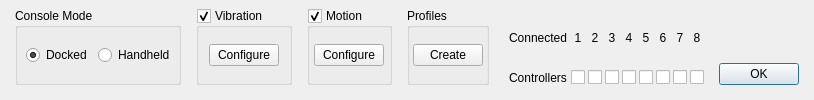
       <widget class="QWidget" name="bottomControllerApplet" native="true">
        <layout class="QHBoxLayout" name="horizontalLayout_6">
         <property name="spacing">
          <number>15</number>
         </property>
         <property name="leftMargin">
          <number>15</number>
         </property>
         <property name="topMargin">
          <number>8</number>
         </property>
         <property name="rightMargin">
          <number>15</number>
         </property>
         <property name="bottomMargin">
          <number>15</number>
         </property>
         <item>
          <widget class="QGroupBox" name="handheldGroup">
           <property name="maximumSize">
            <size>
             <width>16777215</width>
             <height>16777215</height>
            </size>
           </property>
           <property name="title">
            <string>Console Mode</string>
           </property>
           <layout class="QHBoxLayout" name="horizontalLayout_3">
            <property name="spacing">
             <number>6</number>
            </property>
            <property name="leftMargin">
             <number>8</number>
            </property>
            <property name="topMargin">
             <number>6</number>
            </property>
            <property name="rightMargin">
             <number>3</number>
            </property>
            <property name="bottomMargin">
             <number>6</number>
            </property>
            <item>
             <widget class="QRadioButton" name="radioDocked">
              <property name="text">
               <string>Docked</string>
              </property>
              <property name="checked">
               <bool>true</bool>
              </property>
             </widget>
            </item>
            <item>
             <widget class="QRadioButton" name="radioUndocked">
              <property name="text">
               <string>Handheld</string>
              </property>
             </widget>
            </item>
           </layout>
          </widget>
         </item>
         <item>
          <widget class="QGroupBox" name="vibrationGroup">
           <property name="title">
            <string>Vibration</string>
           </property>
           <property name="checkable">
            <bool>true</bool>
           </property>
           <layout class="QHBoxLayout" name="horizontalLayout_5">
            <property name="leftMargin">
             <number>3</number>
            </property>
            <property name="topMargin">
             <number>3</number>
            </property>
            <property name="rightMargin">
             <number>3</number>
            </property>
            <property name="bottomMargin">
             <number>3</number>
            </property>
            <item>
             <widget class="QPushButton" name="vibrationButton">
              <property name="minimumSize">
               <size>
                <width>68</width>
                <height>0</height>
               </size>
              </property>
              <property name="maximumSize">
               <size>
                <width>68</width>
                <height>16777215</height>
               </size>
              </property>
              <property name="styleSheet">
               <string notr="true">min-width: 68px;</string>
              </property>
              <property name="text">
               <string>Configure</string>
              </property>
             </widget>
            </item>
           </layout>
          </widget>
         </item>
         <item>
          <widget class="QGroupBox" name="motionGroup">
           <property name="title">
            <string>Motion</string>
           </property>
           <property name="checkable">
            <bool>true</bool>
           </property>
           <layout class="QHBoxLayout" name="horizontalLayout_4">
            <property name="leftMargin">
             <number>3</number>
            </property>
            <property name="topMargin">
             <number>3</number>
            </property>
            <property name="rightMargin">
             <number>3</number>
            </property>
            <property name="bottomMargin">
             <number>3</number>
            </property>
            <item>
             <widget class="QPushButton" name="motionButton">
              <property name="minimumSize">
               <size>
                <width>68</width>
                <height>0</height>
               </size>
              </property>
              <property name="maximumSize">
               <size>
                <width>68</width>
                <height>16777215</height>
               </size>
              </property>
              <property name="styleSheet">
               <string notr="true">min-width: 68px;</string>
              </property>
              <property name="text">
               <string>Configure</string>
              </property>
             </widget>
            </item>
           </layout>
          </widget>
         </item>
         <item>
          <widget class="QGroupBox" name="inputConfigGroup">
           <property name="title">
            <string>Profiles</string>
           </property>
           <layout class="QHBoxLayout" name="horizontalLayout_7">
            <property name="leftMargin">
             <number>3</number>
            </property>
            <property name="topMargin">
             <number>3</number>
            </property>
            <property name="rightMargin">
             <number>3</number>
            </property>
            <property name="bottomMargin">
             <number>3</number>
            </property>
            <item>
             <widget class="QPushButton" name="inputConfigButton">
              <property name="maximumSize">
               <size>
                <width>68</width>
                <height>16777215</height>
               </size>
              </property>
              <property name="styleSheet">
               <string notr="true">min-width: 68px;</string>
              </property>
              <property name="text">
               <string>Create</string>
              </property>
             </widget>
            </item>
           </layout>
          </widget>
         </item>
         <item>
          <widget class="QWidget" name="connectedControllers" native="true">
           <layout class="QGridLayout" name="gridLayout_2">
            <property name="leftMargin">
             <number>5</number>
            </property>
            <property name="topMargin">
             <number>0</number>
            </property>
            <property name="rightMargin">
             <number>0</number>
            </property>
            <property name="bottomMargin">
             <number>0</number>
            </property>
            <property name="spacing">
             <number>3</number>
            </property>
            <item row="1" column="4">
             <widget class="QCheckBox" name="checkboxPlayer4Connected">
              <property name="text">
               <string/>
              </property>
             </widget>
            </item>
            <item row="1" column="0">
             <widget class="QLabel" name="labelControllers">
              <property name="text">
               <string>Controllers</string>
              </property>
             </widget>
            </item>
            <item row="1" column="2">
             <widget class="QCheckBox" name="checkboxPlayer2Connected">
              <property name="text">
               <string/>
              </property>
             </widget>
            </item>
            <item row="0" column="1">
             <widget class="QLabel" name="labelConnectedPlayer1">
              <property name="text">
               <string>1</string>
              </property>
              <property name="alignment">
               <set>Qt::AlignCenter</set>
              </property>
             </widget>
            </item>
            <item row="1" column="3">
             <widget class="QCheckBox" name="checkboxPlayer3Connected">
              <property name="text">
               <string/>
              </property>
             </widget>
            </item>
            <item row="1" column="1">
             <widget class="QCheckBox" name="checkboxPlayer1Connected">
              <property name="layoutDirection">
               <enum>Qt::LeftToRight</enum>
              </property>
              <property name="checked">
               <bool>false</bool>
              </property>
             </widget>
            </item>
            <item row="0" column="2">
             <widget class="QLabel" name="labelConnectedPlayer2">
              <property name="text">
               <string>2</string>
              </property>
              <property name="alignment">
               <set>Qt::AlignCenter</set>
              </property>
             </widget>
            </item>
            <item row="0" column="4">
             <widget class="QLabel" name="labelConnectedPlayer4">
              <property name="text">
               <string>4</string>
              </property>
              <property name="alignment">
               <set>Qt::AlignCenter</set>
              </property>
             </widget>
            </item>
            <item row="0" column="3">
             <widget class="QLabel" name="labelConnectedPlayer3">
              <property name="text">
               <string>3</string>
              </property>
              <property name="alignment">
               <set>Qt::AlignCenter</set>
              </property>
             </widget>
            </item>
            <item row="0" column="0">
             <widget class="QLabel" name="labelConnected">
              <property name="text">
               <string>Connected</string>
              </property>
             </widget>
            </item>
            <item row="1" column="7">
             <widget class="QCheckBox" name="checkboxPlayer7Connected">
              <property name="text">
               <string/>
              </property>
             </widget>
            </item>
            <item row="0" column="5">
             <widget class="QLabel" name="labelConnectedPlayer5">
              <property name="text">
               <string>5</string>
              </property>
              <property name="alignment">
               <set>Qt::AlignCenter</set>
              </property>
             </widget>
            </item>
            <item row="1" column="6">
             <widget class="QCheckBox" name="checkboxPlayer6Connected">
              <property name="text">
               <string/>
              </property>
             </widget>
            </item>
            <item row="0" column="7">
             <widget class="QLabel" name="labelConnectedPlayer7">
              <property name="text">
               <string>7</string>
              </property>
              <property name="alignment">
               <set>Qt::AlignCenter</set>
              </property>
             </widget>
            </item>
            <item row="1" column="5">
             <widget class="QCheckBox" name="checkboxPlayer5Connected">
              <property name="text">
               <string/>
              </property>
             </widget>
            </item>
            <item row="0" column="6">
             <widget class="QLabel" name="labelConnectedPlayer6">
              <property name="text">
               <string>6</string>
              </property>
              <property name="alignment">
               <set>Qt::AlignCenter</set>
              </property>
             </widget>
            </item>
            <item row="0" column="8">
             <widget class="QLabel" name="labelConnectedPlayer8">
              <property name="text">
               <string>8</string>
              </property>
              <property name="alignment">
               <set>Qt::AlignCenter</set>
              </property>
             </widget>
            </item>
            <item row="1" column="8">
             <widget class="QCheckBox" name="checkboxPlayer8Connected">
              <property name="text">
               <string/>
              </property>
             </widget>
            </item>
           </layout>
          </widget>
         </item>
         <item>
          <spacer name="controllerAppletHorizontalSpacer">
           <property name="orientation">
            <enum>Qt::Horizontal</enum>
           </property>
           <property name="sizeHint" stdset="0">
            <size>
             <width>0</width>
             <height>20</height>
            </size>
           </property>
          </spacer>
         </item>
         <item alignment="Qt::AlignBottom">
          <widget class="QDialogButtonBox" name="buttonBox">
           <property name="enabled">
            <bool>true</bool>
           </property>
           <property name="standardButtons">
            <set>QDialogButtonBox::Ok</set>
           </property>
          </widget>
         </item>
        </layout>
       </widget>
